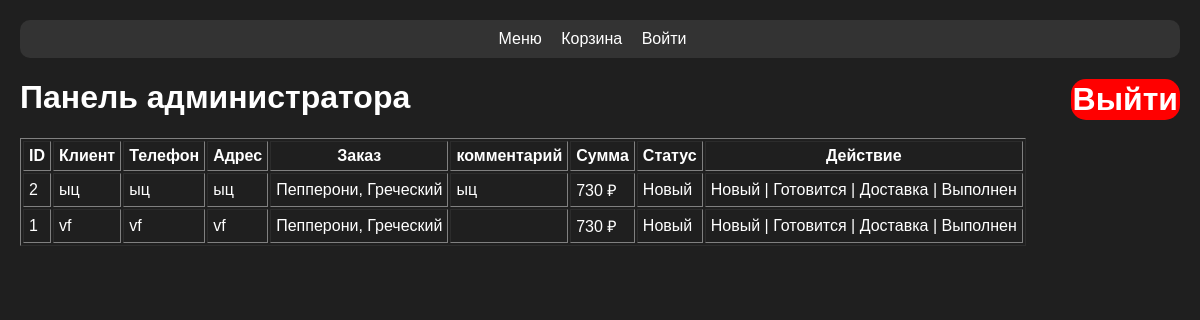
/admin (signed in), run on the app's committed database.
### tables this page shows
CREATE TABLE orders (
            id INTEGER PRIMARY KEY AUTOINCREMENT,
            customer_name TEXT NOT NULL,
            customer_phone TEXT NOT NULL,
            customer_address TEXT NOT NULL,
            order_items TEXT NOT NULL,
            total_price INTEGER NOT NULL,
            comments TEXT,
            status TEXT DEFAULT 'Новый',
            order_date TIMESTAMP DEFAULT CURRENT_TIMESTAMP
        );

### delivery_service/app.py (the view)
@app.route('/admin')
def admin():
    if not session.get('admin'):
        return redirect('/login')
    conn = get_db_connection()
    orders = conn.execute('SELECT * FROM orders ORDER BY order_date DESC').fetchall()
    conn.close()
    return render_template('admin.html', orders=orders)

### delivery_service/app.py (called while the page is built)
def get_db_connection():
    conn = sqlite3.connect('food_delivery.db')
    conn.row_factory = sqlite3.Row
    return conn

### delivery_service/templates/admin.html (shortened to what this page needs)
{% extends "base.html" %}
{% block content %}
<div class="admin-panel">
<h1>Панель администратора
    <a href="/logout" style="float:right; border-radius: 15px; padding: 2px; background:red; color:white; padding:5px 10 px;">Выйти</a>
</h1>
<table border="1" cellpadding="5">
    <tr>
        <th>ID</th><th>Клиент</th><th>Телефон</th><th>Адрес</th><th>Заказ</th><th>комментарий</th><th>Сумма</th><th>Статус</th><th>Действие</th>
    </tr>
    {% for order in orders %}
    <tr>
        <td>{{ order.id }}</td>
        <td>{{ order.customer_name }}</td>
        <td>{{ order.customer_phone }}</td>
        <td>{{ order.customer_address }}</td>
        <td>{{ order.order_items }}</td>
        <td>{{ order.comments }}</td>
        <td>{{ order.total_price }} ₽</td>
        <td>{{ order.status }}</td>
        <td>
            <a href="/update_status/{{ order.id }}/Новый">Новый</a> |
            <a href="/update_status/{{ order.id }}/Готовится">Готовится</a> |
            <a href="/update_status/{{ order.id }}/Доставка">Доставка</a> |
            <a href="/update_status/{{ order.id }}/Выполнен">Выполнен</a>
        </td>
    </tr>
    {% endfor %}
</table>
{% endblock %}

### delivery_service/templates/base.html (shortened to what this page needs)
<!DOCTYPE html> <html>
<head>
    <link rel="stylesheet" href="{{ url_for('static', filename='style.css') }}">
</head>
<body>
    <div class="nav">
        <a href="/">Меню</a>
        <a href="/cart">Корзина</a> <a href="/admin">Войти</a>
    </div>
    {% block content %}{% endblock %}
</body>
</html>

### delivery_service/Static/style.css (style rules this page uses)
body { background: #1f1f1f; font-family: Arial; margin: 0; padding: 20px; }
.nav { background: #333; padding: 10px; border-radius: 10px; text-align: center; }
.nav a { color: white; margin-right: 15px; text-decoration: none; }
.admin-panel th, a, h1, td { color: white; text-decoration: none; }

### data on the page
orders: id "2", customer_name "ыц", customer_phone "ыц", customer_address "ыц", order_items "Пепперони, Греческий", comments "ыц", total_price "730", status "Новый"
orders: id "1", customer_name "vf", customer_phone "vf", customer_address "vf", order_items "Пепперони, Греческий", total_price "730", status "Новый"
